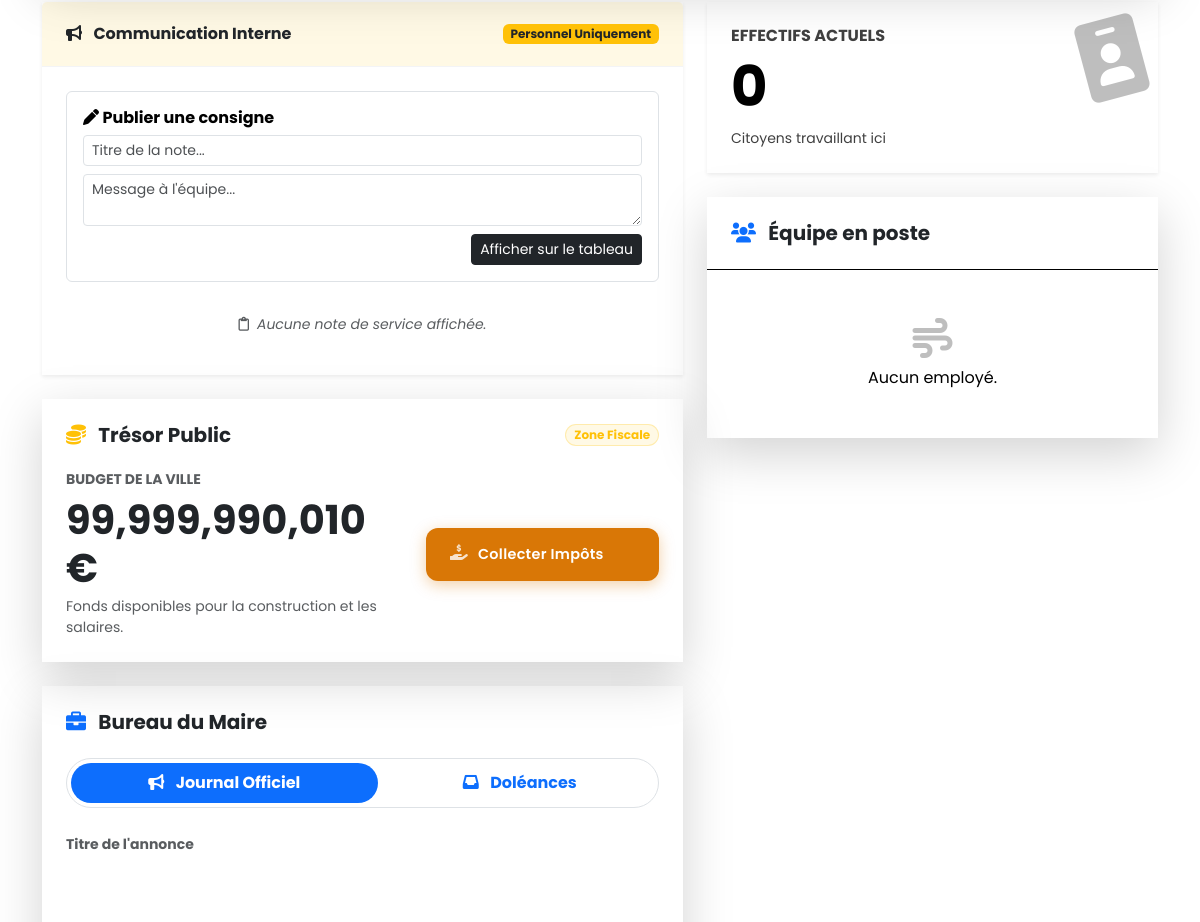
The app's page /batiment/35/ (signed in, middle part), older data.
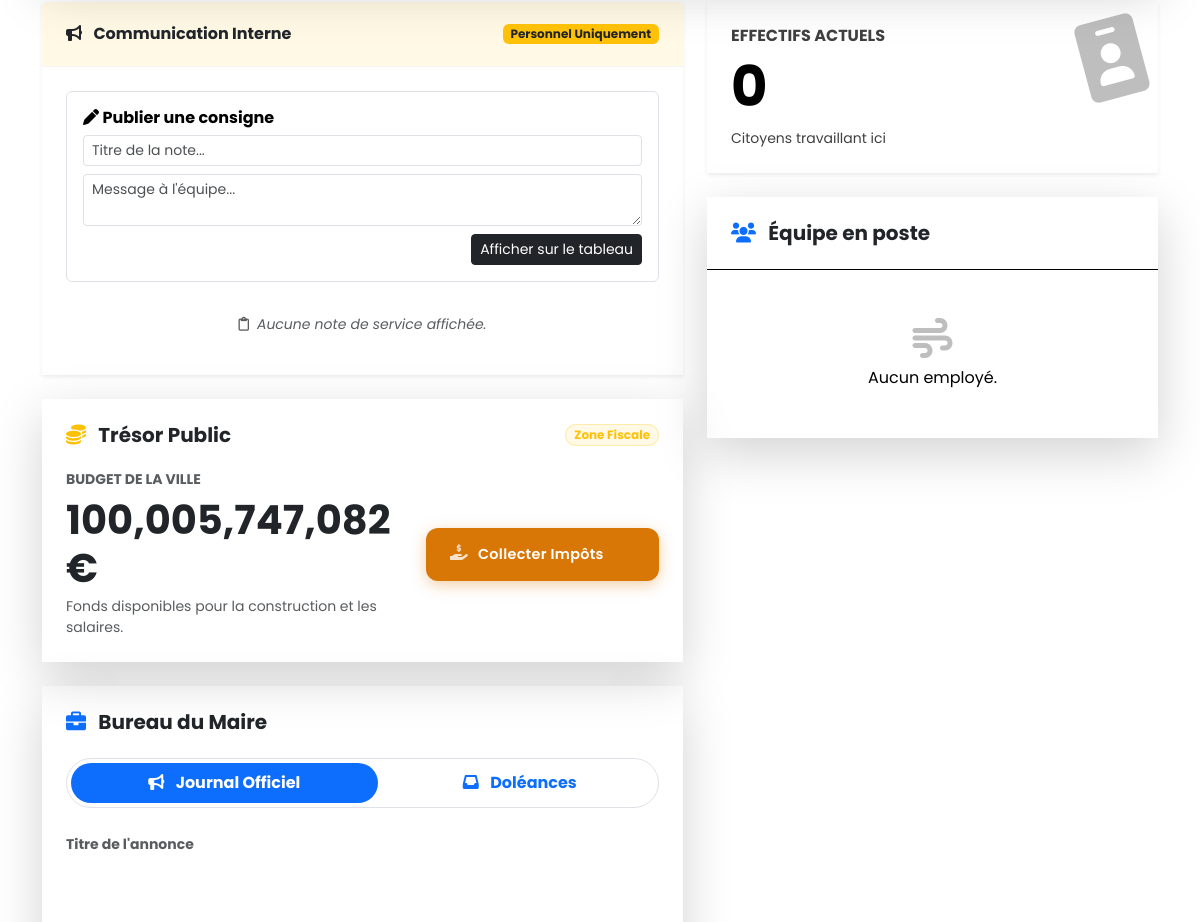
The same page, newer data.
### myapp/models.py (models this page shows, shortened)
class Batiment(models.Model):
    TYPE_CHOICES = (
        ('MAIRIE', 'Mairie'),
        ('COMMISSARIAT', 'Commissariat de Police'),
        ('MAISON', 'Maison'),
        ('IMMEUBLE', 'Immeuble résidentiel'),
        ('HOPITAL', 'Hôpital'),
        ('ECOLE', 'École'),
        ('COMMERCE', 'Commerce / Supermarché'),
        ('USINE', 'Usine'),
        ('BUREAUX', 'Immeuble de Bureaux'),
        ('CENTRALE', 'Centrale Électrique'),
        ('PARKING', 'Parking Souterrain'),
        ('CONCESSIONNAIRE', 'Concessionnaire Auto'),
        ('BANQUE', 'Banque'),
        ('PRISON', 'Prison d\'État'),
        ('ROUTE', 'Route Droite'),
        ('ROUTE_VIRAGE', 'Route Virage'), # <--- NOUVEAU
        ('STADE', 'Stade'),
    )
    ville = models.ForeignKey(Ville, on_delete=models.CASCADE, related_name="batiments")
    nom = models.CharField(max_length=100, default="Nouveau Bâtiment")
    type_batiment = models.CharField(max_length=20, choices=TYPE_CHOICES)
    niveau = models.IntegerField(default=1)
    cout_construction = models.IntegerField(default=5000)
    consommation_energie = models.IntegerField(default=10)
    production_argent = models.IntegerField(default=0)
    loyer = models.IntegerField(default=0, help_text="Loyer mensuel pour les locataires")
    capacite = models.IntegerField(default=0, help_text="Nombre max d'habitants")
    etat = models.IntegerField(default=100)
    x = models.IntegerField(default=0, help_text="Position horizontale (0-9)")
    y = models.IntegerField(default=0, help_text="Position verticale (0-9)")
    largeur = models.IntegerField(default=1, help_text="Taille en X")
    hauteur = models.IntegerField(default=1, help_text="Taille en Y")
    rotation = models.IntegerField(default=0, help_text="Rotation en degrés (0 ou 90)")
    responsable = models.ForeignKey(User, on_delete=models.SET_NULL, null=True, blank=True, related_name="batiments_diriges")
    @property
    def est_logement(self):
        TYPES_LOGEMENT = ['MAISON', 'IMMEUBLE']
        return self.type_batiment in TYPES_LOGEMENT

class Ville(models.Model):
    nom = models.CharField(max_length=100)
    budget = models.IntegerField(default=100000)
    energie_stock = models.IntegerField(default=1000)
    population_totale = models.IntegerField(default=0)
    dernier_calcul = models.DateTimeField(auto_now=True)
    largeur_map = models.IntegerField(default=10, help_text="Nombre de cases en largeur (X)")
    hauteur_map = models.IntegerField(default=5, help_text="Nombre de cases en hauteur (Y)")

### myapp/views.py (the view, shortened to what this page needs)
# urls.py: path('batiment/<int:id_batiment>/', views.batiment_detail, name='batiment_detail'),
@login_required
def batiment_detail(request, id_batiment):
    try:
        batiment = Batiment.objects.get(id=id_batiment)
    except Batiment.DoesNotExist:
        messages.error(request, "Ce bâtiment n'existe plus ou a été détruit.")
        return redirect('dashboard')
    ville = batiment.ville
    is_manager = False
    if request.user.is_superuser or request.user.is_adjoint or request.user == batiment.responsable:
        is_manager = True
    moi = None
    try:
        moi = request.user.profil_citoyen
    except:
        pass
    can_see_staff = False
    if is_manager or request.user.is_adjoint: # L'Adjoint peut VOIR, mais pas TOUCHER
        can_see_staff = True
    elif moi and moi.lieu_travail == batiment:
        can_see_staff = True
    employes = batiment.employes.filter(compte__isnull=False)
    admin_users = User.objects.filter(Q(is_superuser=True) | Q(is_adjoint=True))
    chomeurs = Citoyen.objects.filter(
        ville=ville,
        lieu_travail__isnull=True
    ).exclude(
        compte__in=admin_users # Force l'exclusion des Admins/Adjoints de la liste d'embauche
    )
    candidatures_recues = []
    if is_manager:
        candidatures_recues = Candidature.objects.filter(
            batiment=batiment,
            statut='EN_ATTENTE',
            initiateur_est_citoyen=True # C'est le citoyen qui demande
        ).order_by('-date_creation')
    nb_sms_non_lus = 0
    if moi:
        nb_sms_non_lus = Message.objects.filter(destinataire=moi, lu=False).count()
    transactions = []
    destinataires_possibles = []
    doleances = []
    nom_maire = "Non Élu"
    nom_adjoint = "Aucun"
    plaintes = []
    citoyens_list = []
    detenus = []
    malades = []
    taux_motorisation = 0
    nb_voitures = 0
    notes_service = Actualite.objects.filter(batiment=batiment).order_by('-date_creation')
    from .forms import ActualiteForm # Assurez-vous que l'import est là
    form_note = ActualiteForm()
    if batiment.type_batiment == 'BANQUE' and moi:
        transactions = Transaction.objects.filter(
            Q(expediteur=moi) | Q(destinataire=moi)
        ).order_by('-date')[:10]
        destinataires_possibles = Citoyen.objects.filter(ville=ville, compte__isnull=False).exclude(id=moi.id)
    elif batiment.type_batiment == 'MAIRIE':
        if is_manager: # Seul le Maire voit les doléances (pas l'adjoint par défaut ici sauf si tu veux)
            doleances = Candidature.objects.filter(batiment=batiment, statut='DOLEANCE').order_by('-date_creation')
        maire_user = User.objects.filter(is_superuser=True).first()
        if maire_user:
            try:
                p = maire_user.profil_citoyen
                nom_maire = f"{p.prenom} {p.nom}"
            except:
                nom_maire = maire_user.username
        adjoint_user = User.objects.filter(is_adjoint=True).first()
        if adjoint_user:
            try:
                p = adjoint_user.profil_citoyen
                nom_adjoint = f"{p.prenom} {p.nom}"
            except:
                nom_adjoint = adjoint_user.username
    elif batiment.type_batiment == 'COMMISSARIAT':
        if moi:
            citoyens_list = Citoyen.objects.filter(ville=ville, compte__isnull=False).exclude(id=moi.id).order_by('nom')
        if is_manager:
            plaintes = Candidature.objects.filter(batiment=batiment, statut='PLAINTE').order_by('-date_creation')
    elif batiment.type_batiment == 'PRISON':
        detenus = Citoyen.objects.filter(ville=ville, est_en_prison=True, compte__isnull=False).order_by('date_liberation')
    elif batiment.type_batiment == 'HOPITAL':
        if is_manager or (moi and moi.lieu_travail == batiment):
            malades = Citoyen.objects.filter(ville=ville, sante__lt=100, compte__isnull=False).order_by('sante')
    elif batiment.type_batiment == 'PARKING':
        nb_voitures = Citoyen.objects.filter(ville=ville, vehicule=True).count()
    return render(request, 'batiment_detail.html', {
        'batiment': batiment,
        'employes': employes,
        'chomeurs': chomeurs,
        'is_manager': is_manager,       # FALSE pour l'Adjoint (Cache les boutons d'action)
        'can_see_staff': can_see_staff, # TRUE pour l'Adjoint (Voit la liste)
        'candidatures_recues': candidatures_recues,
        'nb_sms_non_lus': nb_sms_non_lus,
        'transactions': transactions,
        'destinataires': destinataires_possibles,
        'doleances': doleances,
        'nom_maire': nom_maire,
        'nom_adjoint': nom_adjoint,
        'plaintes': plaintes,
        'citoyens_list': citoyens_list,
        'detenus': detenus,
        'malades': malades,
        'taux_motorisation': taux_motorisation,
        'car_catalog': CAR_CATALOG,
        'nb_voitures': nb_voitures,
        'notes_service': notes_service,  # <--- AJOUT CRUCIAL
        'form_note': form_note,          # <--- POUR LE FORMULAIRE
    })

### myapp/forms.py
class ActualiteForm(forms.ModelForm):
    class Meta:
        model = Actualite
        fields = ['titre', 'contenu']
        widgets = {
            'titre': forms.TextInput(attrs={'class': 'form-control', 'placeholder': 'Titre de l\'info'}),
            'contenu': forms.Textarea(attrs={'class': 'form-control', 'rows': 2, 'placeholder': 'Votre message...'}),
        }

### myapp/templates/batiment_detail.html (shortened to what the changed rows need)
{% extends 'base.html' %}
{% load static %}
{% load humanize %}
{% block content %}
<div class="container pt-4 pb-5 mt-5">
    <div class="row g-4 justify-content-center">
        {% if batiment.est_logement %}
            <div class="col-lg-10">
                {% include 'batiments/habitation.html' %}
            </div>
        {% else %}
            <div class="col-lg-7">
                {% if batiment.type_batiment == 'MAIRIE' %}
                    {% include 'batiments/mairie.html' %}
                {% elif batiment.type_batiment == 'BANQUE' %}
                    {% include 'batiments/banque.html' %}
                {% elif batiment.type_batiment == 'COMMISSARIAT' %}
                    {% include 'batiments/commissariat.html' %}
                {% elif batiment.type_batiment == 'PRISON' %}
                    {% include 'batiments/prison_admin.html' %}
                {% elif batiment.type_batiment == 'HOPITAL' %}
                    {% include 'batiments/hopital.html' %}
                {% elif batiment.type_batiment == 'ECOLE' %}
                    {% include 'batiments/ecole.html' %}
                {% elif batiment.type_batiment == 'COMMERCE' %}
                    {% include 'batiments/commerce.html' %}
                {% elif batiment.type_batiment == 'USINE' %}
                    {% include 'batiments/usine.html' %}
                {% elif batiment.type_batiment == 'CENTRALE' %}
                    {% include 'batiments/centrale.html' %}
                {% elif batiment.type_batiment == 'CONCESSIONNAIRE' %}
                    {% include 'batiments/concessionnaire.html' %}
                {% elif batiment.type_batiment == 'PARKING' %}
                    {% include 'batiments/parking.html' %}
                {% else %}
                    {% include 'batiments/default.html' %}
                {% endif %}
            </div>
        {% endif %} </div>
</div>
{% endblock %}

### myapp/templates/batiments/mairie.html (shortened to what this page needs)
{% load humanize %}
{% if request.user.is_superuser or request.user.is_adjoint %}
    <div class="card shadow-lg border-0 mb-4">
        <div class="card-header bg-white border-0 pt-4 px-4 pb-0 d-flex justify-content-between align-items-center">
            <h5 class="fw-bold text-dark mb-0"><i class="fas fa-coins me-2 text-warning"></i> Trésor Public</h5>
            <span class="badge bg-warning bg-opacity-10 text-warning rounded-pill border border-warning border-opacity-25">Zone Fiscale</span>
        </div>
        <div class="card-body p-4">
            <div class="row align-items-center">
                <div class="col-md-7">
                    <h6 class="fw-bold text-muted text-uppercase small">Budget de la Ville</h6>
                    <div class="display-6 fw-bold text-dark mb-1">{{ batiment.ville.budget|intcomma }} €</div>
                    <p class="text-muted small mb-0">Fonds disponibles pour la construction et les salaires.</p>
                </div>
                <div class="col-md-5 text-end">
                    {% if request.user.is_superuser %}
                        <form action="{% url 'collecter_impots' %}" method="post">
                            <button type="submit" class="btn btn-soft btn-tax w-100 py-3"
                                    data-confirm="Prélever 10% sur tous les citoyens ? Cela baissera leur bonheur."
                                    data-title="Collecte des Impôts"
                                    data-type="warning">
                                Collecter Impôts
                            </button>
                        </form>
                    {% else %}
                        <button class="btn btn-light w-100 py-3 text-muted border" disabled>
                            <i class="fas fa-lock mb-1 d-block"></i> Réservé au Maire
                        </button>
                    {% endif %}
                </div>
            </div>
        </div>
    </div>
    <div class="card shadow-lg border-0 mb-4">
        <div class="card-header bg-white border-0 pt-4 px-4 pb-0 d-flex justify-content-between align-items-center">
            <h5 class="fw-bold text-dark mb-0"><i class="fas fa-briefcase me-2 text-primary"></i> Bureau du Maire</h5>
        </div>
        <div class="card-body p-4">
            <ul class="nav nav-pills nav-fill mb-4 gap-2 p-1 bg-light rounded-pill border" id="mairie-tabs" role="tablist">
                <li class="nav-item">
                    <button class="nav-link active rounded-pill fw-bold small" data-bs-toggle="pill" data-bs-target="#tab-journal">
                        <i class="fas fa-bullhorn me-2"></i> Journal Officiel
                    </button>
                </li>
                <li class="nav-item">
                    <button class="nav-link rounded-pill fw-bold small position-relative" data-bs-toggle="pill" data-bs-target="#tab-doleances">
                        <i class="fas fa-inbox me-2"></i> Doléances
                    </button>
                </li>
            </ul>
            <div class="tab-content">
                <div class="tab-pane fade show active" id="tab-journal">
                    <form action="{% url 'publier_news_ville' %}" method="post">
                        <div class="mb-3">
                            <label class="form-label small fw-bold text-muted">Titre de l'annonce</label>
                            <input type="text" name="titre" class="form-control glass-input" placeholder="Ex: Grande fête ce soir !" required>
                        </div>
                    </form>
                </div>
            </div>
        </div>
    </div>
{% endif %}

Row changes from the older to the newer data that the page shows:
changed through a linked row, Batiment: ville.budget "99,999,990,010" → "100,005,747,082"
